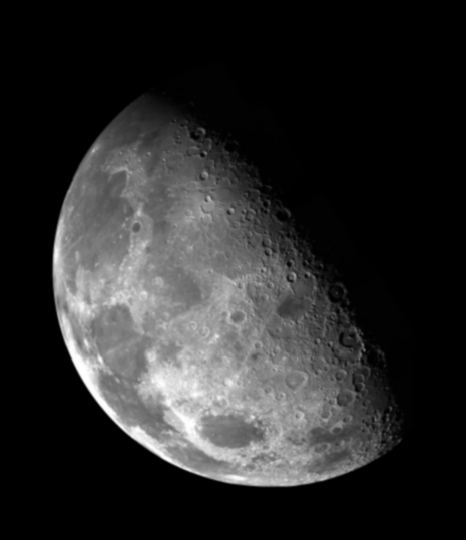
#> input picture DIP Lab/Projects/LAB/lab6/Fig03.tif, 466 x 540 px
$ jupyter execute CannyEdgeDetector.ipynb
#> lines starting #> are read from the running program, lines starting #| are printed output that depends on the picture; after the words box and inside, x2 and y2 are one past the last pixel; in counts of white or black regions, pixels touching at a corner belong together
[cell 1]
import numpy as np
import cv2

def padder(matrix, x, y):
    height, width = matrix.shape
    out = np.zeros((height + x, width + y), dtype=np.uint8)
    for i in range(height + x):
        for j in range(width + y):
            if i < x or i >= height - x or j < y or j >= width - y:
                out[i, j] = 0
            else:
                out[i, j] = matrix[i - x, j - y]
    return out

def smoothing_filter(original, value):
    rows, columns = original.shape
    x, y = value, value
    filter_1 = np.ones((x, y)) / (x * y)
    padded_image = padder(original, x, y)
    out = np.ones_like(padded_image, dtype=np.uint8) * 255

    for i in range(rows):
        for j in range(columns):
            subimg = padded_image[i:i + x, j:j + y]
            product = np.multiply(subimg, filter_1)
            out[i + (x // 2), j + (y // 2)] = np.sum(product)
    return out

def normalize_image(image):
    return cv2.normalize(image, None, 0, 255, cv2.NORM_MINMAX).astype(np.uint8)

def sobel_filters(image):
    rows, columns = image.shape

    sobel_x = np.array([[-2, -1, 0],
                        [-1,  0, 1],
                        [ 0,  1, 2]], dtype=np.float32)

    sobel_y = np.array([[-1,  0,  1],
                        [-2,  0,  2],
                        [-1,  0,  1]], dtype=np.float32)

    padded_image = padder(image, 1, 1)

    sobel_x_img = np.zeros_like(image, dtype=np.float32)
    sobel_y_img = np.zeros_like(image, dtype=np.float32)

    for i in range(rows - 2):
        for j in range(columns - 2):
            subimg = padded_image[i:i + 3, j:j + 3]
            sobel_x_img[i + 1, j + 1] = np.sum(subimg * sobel_x)
            sobel_y_img[i + 1, j + 1] = np.sum(subimg * sobel_y)

    magnitude = np.sqrt(sobel_x_img**2 + sobel_y_img**2)
    phase = np.arctan2(sobel_y_img, sobel_x_img) * 180 / np.pi

    return magnitude, phase

def quantize_angle(angle):
    quantized = np.zeros_like(angle)
    angle = angle % 180

    quantized[(angle >= 0) & (angle < 22.5)] = 0
    quantized[(angle >= 22.5) & (angle < 67.5)] = 45
    quantized[(angle >= 67.5) & (angle < 112.5)] = 90
    quantized[(angle >= 112.5) & (angle < 157.5)] = 135
    quantized[(angle >= 157.5)] = 0

    return quantized

def non_maximum_suppression(magnitude, angle):
    h, w = magnitude.shape
    output = np.zeros((h, w), dtype=np.float32)
    angle = quantize_angle(angle)

    for i in range(1, h - 1):
        for j in range(1, w - 1):
            q, r = 255, 255

            if angle[i, j] == 0:
                q = magnitude[i, j + 1]
                r = magnitude[i, j - 1]
            elif angle[i, j] == 90:
                q = magnitude[i + 1, j]
                r = magnitude[i - 1, j]
            elif angle[i, j] == 45:
                q = magnitude[i - 1, j + 1]
                r = magnitude[i + 1, j - 1]
            elif angle[i, j] == 135:
                q = magnitude[i - 1, j - 1]
                r = magnitude[i + 1, j + 1]

            if magnitude[i, j] >= q and magnitude[i, j] >= r:
                output[i, j] = magnitude[i, j]
            else:
                output[i, j] = 0

    return output

def double_threshold(image, low_threshold_ratio=0.01, high_threshold_ratio=0.05):
    max_value = np.max(image)
    high_threshold = max_value * high_threshold_ratio
    low_threshold = max_value * low_threshold_ratio

    strong_edges = (image >= high_threshold).astype(np.uint8)
    weak_edges = ((image >= low_threshold) & (image < high_threshold)).astype(np.uint8)

    return strong_edges, weak_edges

def edge_tracking_by_hysteresis(strong_edges, weak_edges):
    edges = np.copy(strong_edges)
    h, w = edges.shape

    for i in range(1, h - 1):
        for j in range(1, w - 1):
            if weak_edges[i, j] == 1:
                if (strong_edges[i-1:i+2, j-1:j+2] == 1).any():
                    edges[i, j] = 1

    return edges

def canny_edge_detection(image_path):

#> called with image_path = 'Fig03.tif'
    image = cv2.imread(image_path, 0)
#> image is the input picture: shape (540, 466); min 0, max 254, mean 42.7
    blurred = smoothing_filter(image, 5)
#> after the loop in smoothing_filter, `for i in range(rows):`:
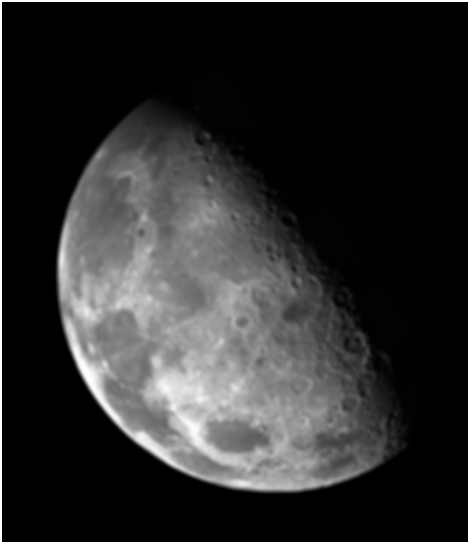
#> out: shape (545, 471); min 0, max 255, mean 46.6
    magnitude, angle = sobel_filters(blurred)
#> call 2 of padder, with x = 1, y = 1
#> after the loop in padder (call 2), `for i in range(height + x):`:
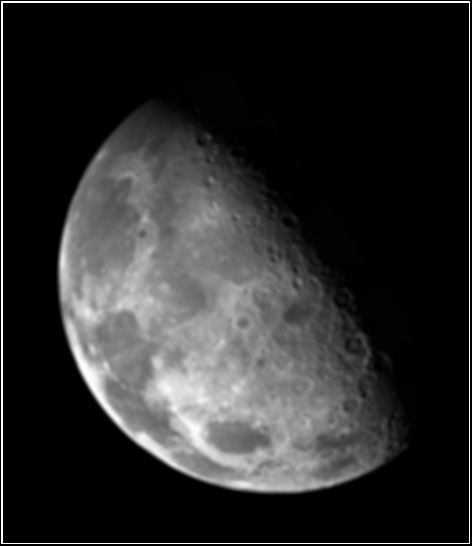
#> out: shape (546, 472); min 0, max 255, mean 44.5
#> after the loop in sobel_filters, `for i in range(rows - 2):`:
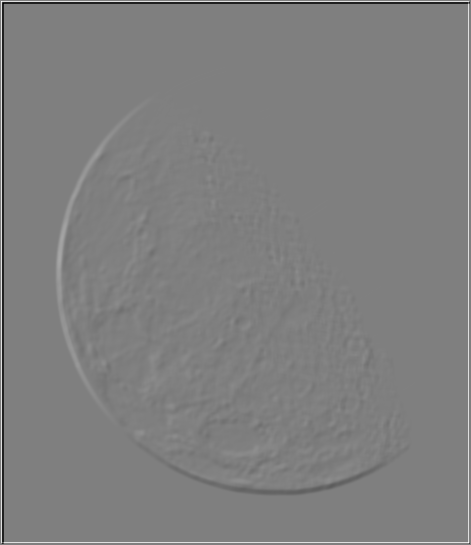
#> sobel_x_img: shape (545, 471) float32; min -1020, max 1020, mean 0; drawn with min black and max white
#> after the loop in sobel_filters, `for i in range(rows - 2):`:
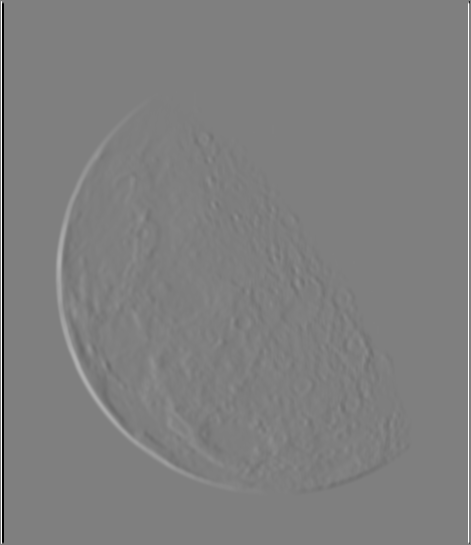
#> sobel_y_img: shape (545, 471) float32; min -1020, max 1020, mean 0; drawn with min black and max white
#> in sobel_filters, `magnitude = np.sqrt(sobel_x_img**2 + sobel_y_img**2)`:
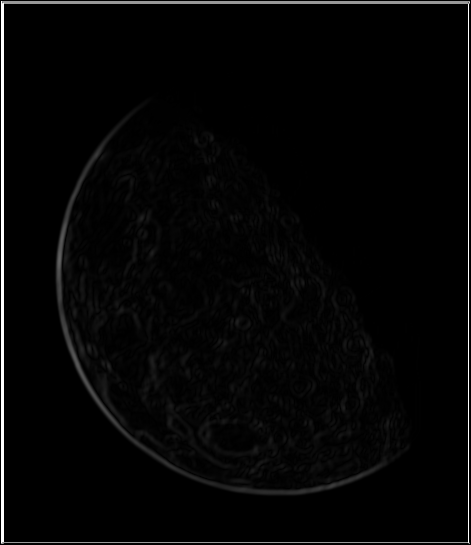
#> magnitude: shape (545, 471) float32; min 0, max 1275, mean 29.2; drawn with min black and max white
#> in sobel_filters, `phase = np.arctan2(sobel_y_img, sobel_x_img) * 180 / np.pi`:
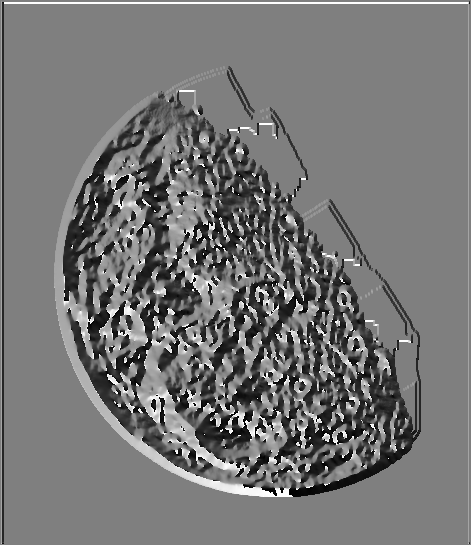
#> phase: shape (545, 471) float32; min -179.7, max 180, mean -13.3; drawn with min black and max white
    suppressed = non_maximum_suppression(magnitude, angle)
#> in non_maximum_suppression, `angle = quantize_angle(angle)`:
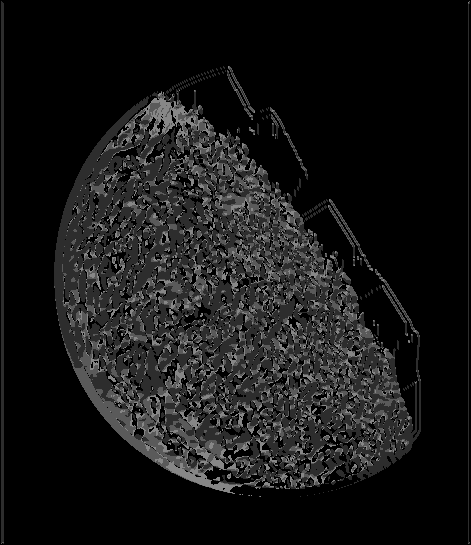
#> angle: shape (545, 471) float32; min 0, max 135, mean 22.6
    strong_edges, weak_edges = double_threshold(suppressed)
#> in double_threshold, `max_value = np.max(image)`: max_value = 1275
#> in double_threshold, `high_threshold = max_value * high_threshold_ratio`: high_threshold = 63.75
#> in double_threshold, `low_threshold = max_value * low_threshold_ratio`: low_threshold = 12.75
#> in double_threshold, `strong_edges = (image >= high_threshold).astype(np.uint8)`:
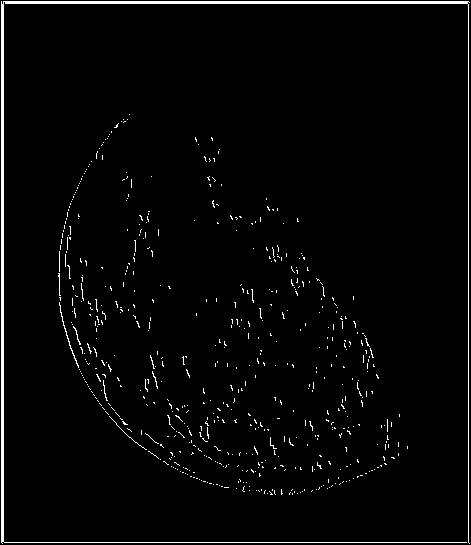
#> strong_edges: shape (545, 471); values 0 (black) and 1 (white), 2.5% white; 589 white regions (580 under 20 px), largest, box (x1, y1, x2, y2) and area: (1, 1, 470, 544) 4017, (59, 302, 79, 368) 85, (109, 416, 147, 450) 39
#> in double_threshold, `weak_edges = ((image >= low_threshold) & (image < high_threshold)).ast..`:
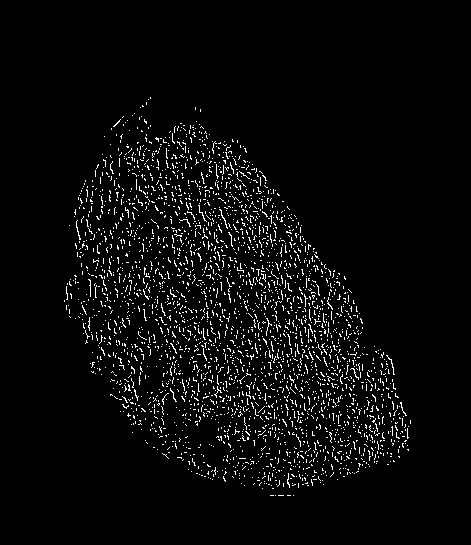
#> weak_edges: shape (545, 471); values 0 (black) and 1 (white), 4% white in thin lines or dots, all inside (x1, y1, x2, y2) = (64, 97, 411, 496)
    edges = edge_tracking_by_hysteresis(strong_edges, weak_edges)
#> after the loop in edge_tracking_by_hysteresis, `for i in range(1, h - 1):`:
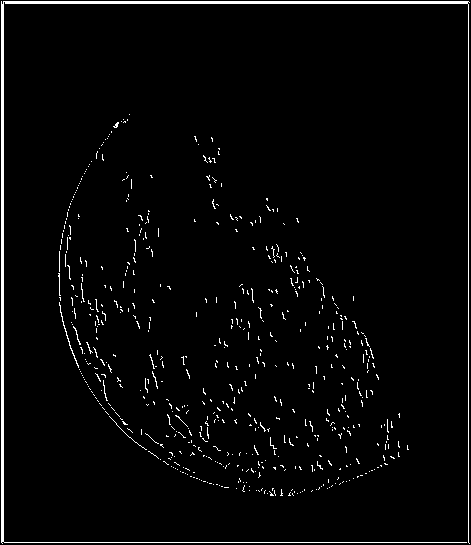
#> edges: shape (545, 471); values 0 (black) and 1 (white), 2.8% white in thin lines or dots

    return edges

image_path = "Fig03.tif"
edges = canny_edge_detection(image_path)

cv2.imshow("Canny Edge Detection", edges * 255)
cv2.waitKey()
